Frame 1 (no input): blank canvas, image omitted
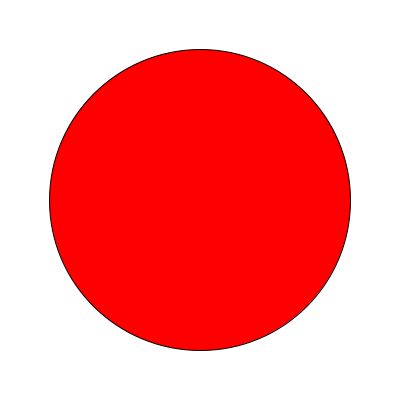
Frame 60 (the mouse pressed at the canvas centre just before this capture)
Frame 120 (the mouse held since frame 60 and released just before this capture): identical to frame 60, image omitted

The Processing sketch that drew this single still picture (run headless with seeded random() and noise(); from frame 60 on, the mouse is pressed at the canvas centre):

// Processing sketch: lab4a_resub
// ── lab4a_resub.pde
// Henry Wrede Black
// expanding circle, diamaeter stops before reaching the sides of the window

float d; //var for diameter
float s; //var for speed 
void setup() {
  size(400, 400);
  d = 0;
  s = 8;
}
void draw() {
  ellipseMode(CENTER);
  background(255); //whites
  // draw ellipse
  fill(255, 0, 0); //red
  ellipse(width/2, height/2, d, d);
  // update ellipse
  d += s; //diameter increases by speed "s"
  s = max(0, s + -0.1);
}
// Interaction
void mousePressed() {
  d = 0; //resets diameter to 0
  s = 8; //resets speed to 8
}
